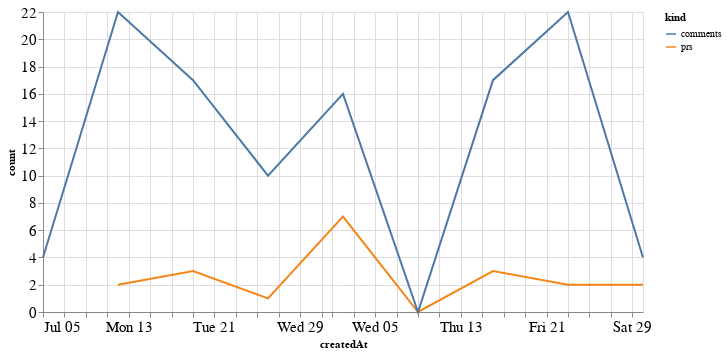

The notebook cell this image was saved under:
### Code cell
alt.Chart(total_time, width=600).mark_line().encode(
    x='createdAt',
    y='count',
    color='kind'
)

### Figure 1 — Vega-Lite specification as saved in the notebook (floating-point values rounded to 4 significant figures)
{"config": {"axisLeft": {"labelFontSize": 15}, "axisBottom": {"labelFontSize": 15}}, "data": {"name": "data-b8711272f2814f78547318221226aee9"}, "mark": "line", "encoding": {"color": {"type": "nominal", "field": "kind"}, "x": {"type": "temporal", "field": "createdAt"}, "y": {"type": "quantitative", "field": "count"}}, "width": 600, "$schema": "https://vega.github.io/schema/vega-lite/v4.8.1.json", "datasets": {"data-b8711272f2814f78547318221226aee9": [{"createdAt": "2020-07-12T00:00:00", "kind": "prs", "count": 2.0}, {"createdAt": "2020-07-19T00:00:00", "kind": "prs", "count": 3.0}, {"createdAt": "2020-07-26T00:00:00", "kind": "prs", "count": 1.0}, {"createdAt": "2020-08-02T00:00:00", "kind": "prs", "count": 7.0}, {"createdAt": "2020-08-09T00:00:00", "kind": "prs", "count": 0.0}, {"createdAt": "2020-08-16T00:00:00", "kind": "prs", "count": 3.0}, {"createdAt": "2020-08-23T00:00:00", "kind": "prs", "count": 2.0}, {"createdAt": "2020-08-30T00:00:00", "kind": "prs", "count": 2.0}, {"createdAt": "2020-07-05T00:00:00", "kind": "prs", "count": null}, {"createdAt": "2020-07-12T00:00:00", "kind": "comments", "count": 22.0}, {"createdAt": "2020-07-19T00:00:00", "kind": "comments", "count": 17.0}, {"createdAt": "2020-07-26T00:00:00", "kind": "comments", "count": 10.0}, {"createdAt": "2020-08-02T00:00:00", "kind": "comments", "count": 16.0}, {"createdAt": "2020-08-09T00:00:00", "kind": "comments", "count": 0.0}, {"createdAt": "2020-08-16T00:00:00", "kind": "comments", "count": 17.0}, {"createdAt": "2020-08-23T00:00:00", "kind": "comments", "count": 22.0}, {"createdAt": "2020-08-30T00:00:00", "kind": "comments", "count": 4.0}, {"createdAt": "2020-07-05T00:00:00", "kind": "comments", "count": 4.0}]}}
